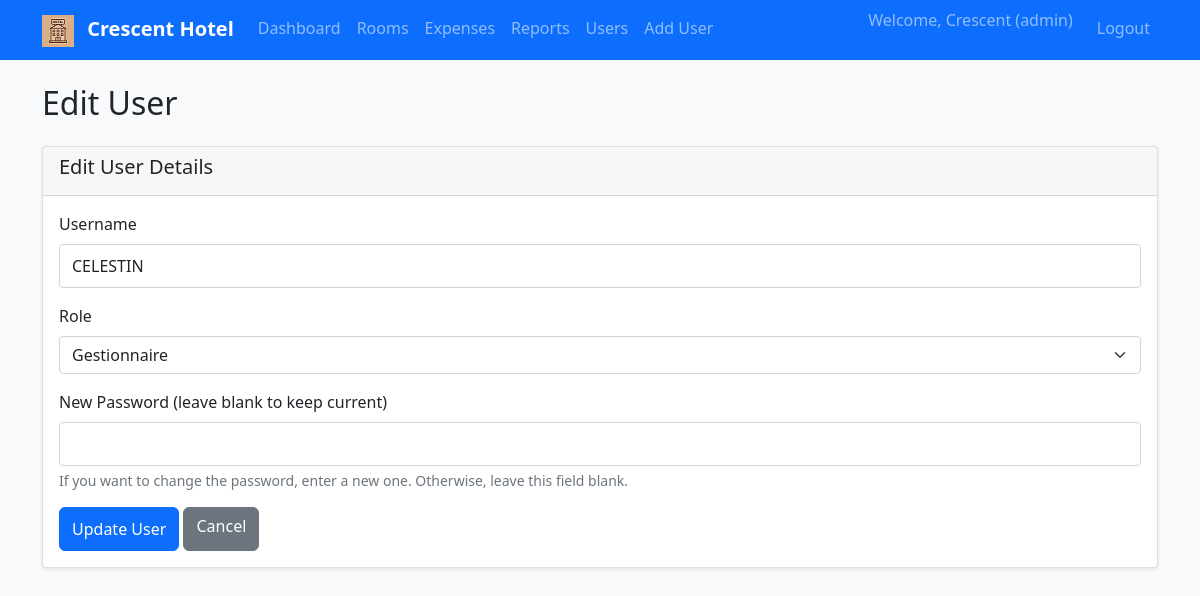
Before: /edit_user/2 (signed in) with the older database file.
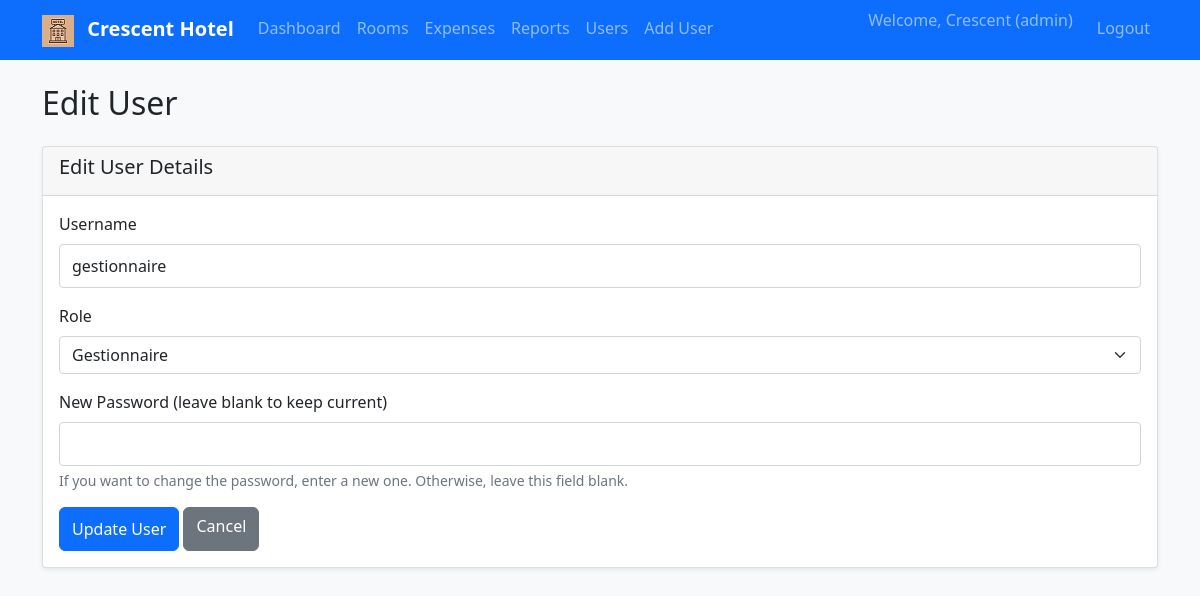
After: the same page with the newer database file.
### tables this page shows
CREATE TABLE users (
            id INTEGER PRIMARY KEY AUTOINCREMENT,
            name TEXT NOT NULL UNIQUE,
            role TEXT NOT NULL,
            password TEXT NOT NULL,
            created_at TEXT DEFAULT CURRENT_TIMESTAMP
        );

### app.py (the view, shortened to what this page needs)
@app.route('/edit_user/<int:user_id>', methods=['GET', 'POST'])
@login_required()
def edit_user(user_id):
    if session['role'] != 'admin':
        flash('Access denied. Only admin can edit users.', 'danger')
        return redirect(url_for('dashboard'))
    conn = get_db_connection()
    user = conn.execute('SELECT * FROM users WHERE id = ?', (user_id,)).fetchone()
    conn.close()
    if not user:
        flash('User not found!', 'danger')
        return redirect(url_for('users'))
    return render_template('edit_user.html', user=user)

### app.py (called while the page is built)
def login_required(role=None):
    def decorator(f):
        @functools.wraps(f)
        def decorated_function(*args, **kwargs):
            if 'user_id' not in session:
                return redirect(url_for('login'))
            if role and session.get('role') != role:
                flash('Access denied. Insufficient permissions.', 'danger')
                return redirect(url_for('dashboard'))
            return f(*args, **kwargs)
        return decorated_function
    return decorator

### database.py (called while the page is built)
def get_db_connection():
    conn = sqlite3.connect('hotel.db')
    conn.row_factory = sqlite3.Row
    return conn

### templates/edit_user.html (shortened to what this page needs)
{% extends "base.html" %}
{% block content %}
<h2 class="mb-4">Edit User</h2>
<div class="card">
    <div class="card-header">
        <h5>Edit User Details</h5>
    </div>
    <div class="card-body">
        <form method="POST" action="{{ url_for('edit_user', user_id=user.id) }}">
            <div class="mb-3">
                <label for="name" class="form-label">Username</label>
                <input type="text" class="form-control" id="name" name="name" value="{{ user.name }}" required>
            </div>
            <div class="mb-3">
                <label for="role" class="form-label">Role</label>
                <select class="form-select" id="role" name="role" required>
                    <option value="gestionnaire" {% if user.role == 'gestionnaire' %}selected{% endif %}>Gestionnaire</option>
                </select>
            </div>
            <div class="mb-3">
                <label for="password" class="form-label">New Password (leave blank to keep current)</label>
                <input type="password" class="form-control" id="password" name="password">
                <div class="form-text">If you want to change the password, enter a new one. Otherwise, leave this field blank.</div>
            </div>
            <button type="submit" class="btn btn-primary">Update User</button>
            <a href="{{ url_for('users') }}" class="btn btn-secondary">Cancel</a>
        </form>
    </div>
</div>
{% endblock %}

Changed rows visible on the page:
changed users "Gestionnaire": name "CELESTIN" → "gestionnaire"
